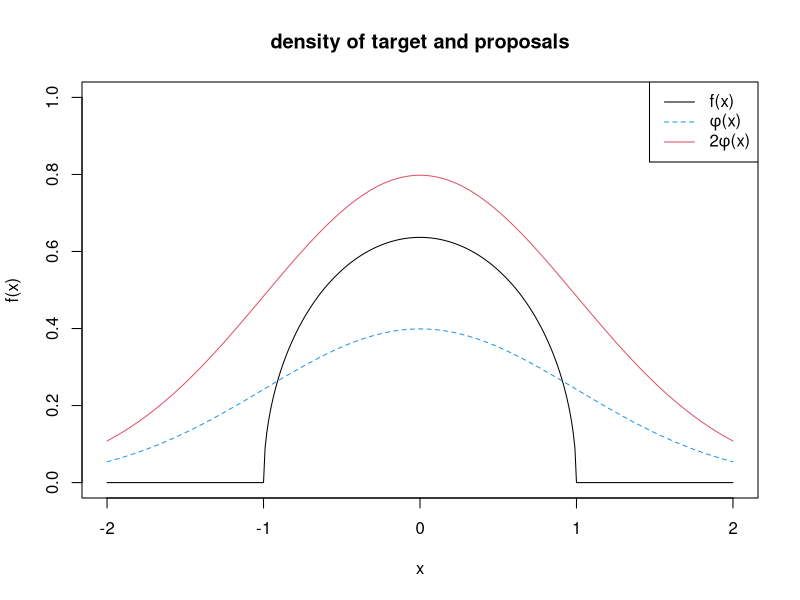
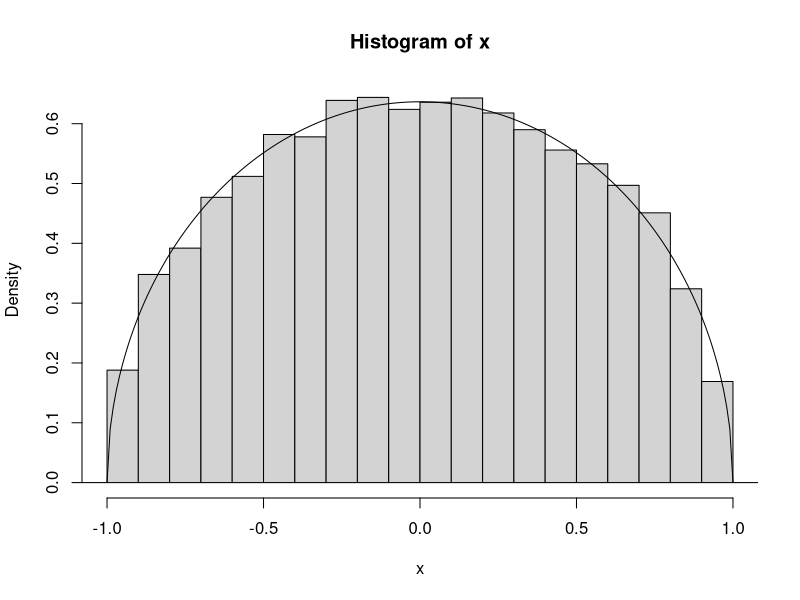

The R script that drew these images, in order:
## ---- chunk 1
knitr::opts_chunk$set(echo = TRUE)
## ---- chunk 2
xseq <- seq(-2,2,0.01)
f <- function(x){
  2/pi*sqrt(pmax(1-x^2,rep(0,length(x))))
}
plot(xseq,f(xseq),'l',ylim=c(0,1),ylab = "f(x)",xlab="x",main = "density of target and proposals")
lines(xseq,dnorm(xseq),'l',col=4,lty=2)
lines(xseq,2*dnorm(xseq),'l',col=2)
legend("topright",
       legend=c('f(x)',
                expression(paste(phi,'(x)')),
                expression(paste('2',phi,'(x)'))),
       col=c(1,4,2),lty = c(1,2,1))
## ---- chunk 3
rejection_sampling <- function(n)
{
  ## constant M
  M <- 2
  
  ## Initialize the output
  x <- rep(0, n)
  
  k <- 0 ## Number of accepted samples
  ## While loop until there are n accepted samples
  while (k <= n)
  {
    y <- rnorm(1)
    u <- runif(1)
    if (u*M*dnorm(y) <= f(y))
    {
      k <- k + 1
      x[k] <- y
    }
  }
  return(x)
}

x <- rejection_sampling(10000)
hist(x, breaks=20,prob = TRUE)
lines(xseq,f(xseq),'l')
